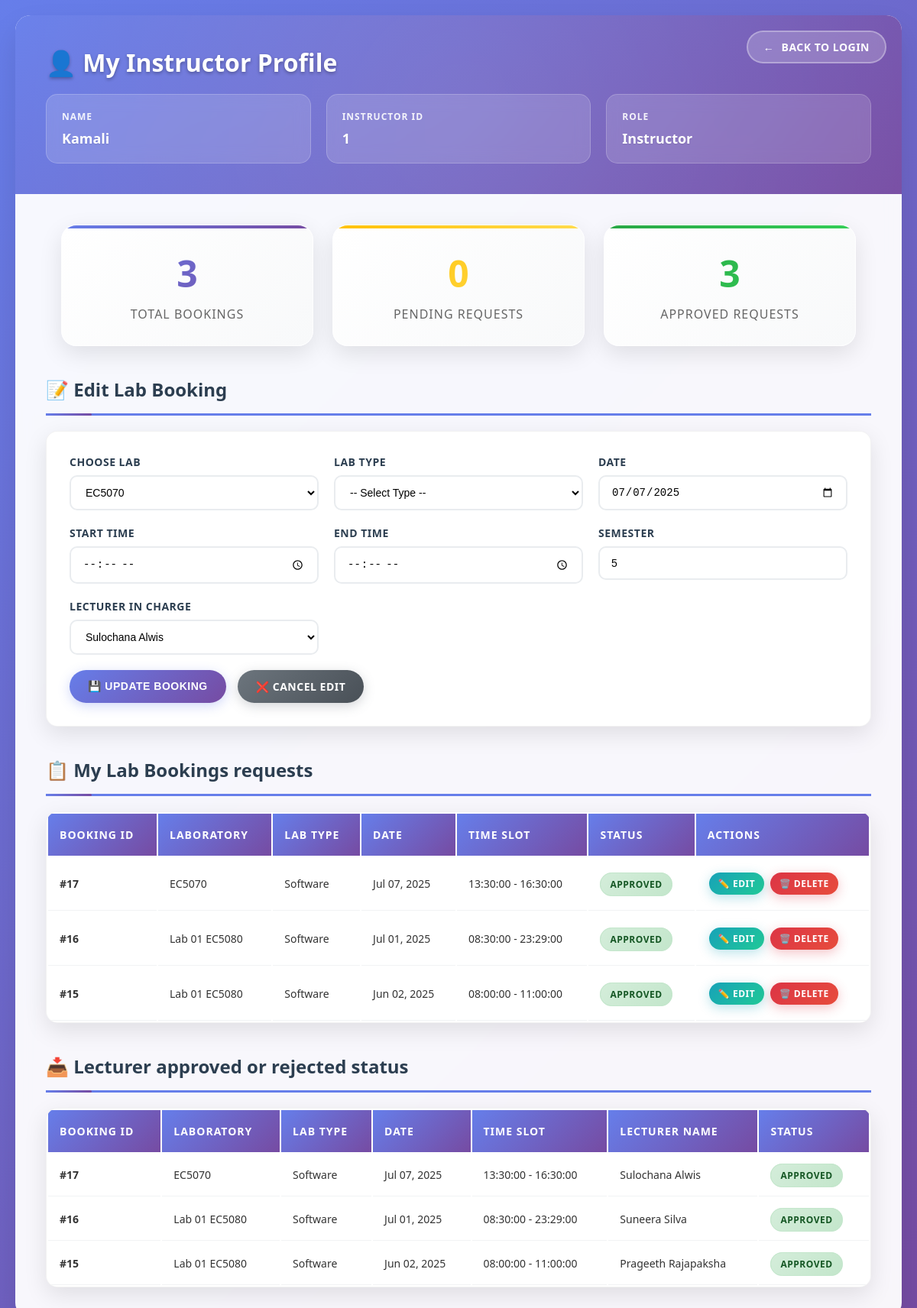
Screenshot of /lab_booking/dashboard_instructor.php?edit=17 (signed in) with the database file from the repository.
### tables this page shows
CREATE TABLE `instructor` (
  `Instructor_ID` int(11) NOT NULL,
  `Instructor_Name` varchar(100) DEFAULT NULL,
  `Instructor_Email` varchar(100) DEFAULT NULL,
  `password` varchar(4) NOT NULL
);

CREATE TABLE `lab_booking` (
  `Booking_ID` int(11) NOT NULL,
  `Request_Date` date DEFAULT NULL,
  `Start_time` time NOT NULL,
  `End_time` time NOT NULL,
  `Semester` int(11) NOT NULL,
  `Status` varchar(20) DEFAULT NULL,
  `Instructor_ID` int(11) DEFAULT NULL,
  `Lab_ID` int(11) DEFAULT NULL,
  `Lect_ID` int(11) DEFAULT NULL,
  `Lab_Type` enum('Software','Hardware','Network') NOT NULL
);

CREATE TABLE `lab` (
  `Lab_ID` int(11) NOT NULL,
  `Lab_Name` varchar(100) DEFAULT NULL,
  `Lab_Type` enum('Software','Hardware','Network') DEFAULT NULL,
  `To_ID` int(11) DEFAULT NULL,
  `Capacity` int(11) DEFAULT NULL,
  `Availability` varchar(20) DEFAULT NULL
);

CREATE TABLE `lecture` (
  `Lect_ID` int(11) NOT NULL,
  `Lect_Name` varchar(100) DEFAULT NULL,
  `Lect_Email` varchar(100) DEFAULT NULL,
  `password` varchar(4) NOT NULL
);

### lab_booking/dashboard_instructor.php (the view, shortened to what this page needs)
<?php
include 'db_connect.php';
$instructor_id = $_SESSION['id'];
$edit_id = isset($_GET['edit']) ? intval($_GET['edit']) : 0;
$edit_data = null;
$profile_query = $conn->query("SELECT Instructor_Name FROM instructor WHERE Instructor_ID = $instructor_id");
$profile = $profile_query->fetch_assoc();
$total_bookings = $conn->query("SELECT COUNT(*) as count FROM Lab_booking WHERE Instructor_ID = $instructor_id")->fetch_assoc()['count'];
$pending_bookings = $conn->query("SELECT COUNT(*) as count FROM Lab_booking WHERE Instructor_ID = $instructor_id AND Status = 'Pending'")->fetch_assoc()['count'];
$approved_bookings = $conn->query("SELECT COUNT(*) as count FROM Lab_booking WHERE Instructor_ID = $instructor_id AND Status = 'Approved'")->fetch_assoc()['count'];
$lecturers = $conn->query("SELECT Lect_ID, Lect_Name FROM lecture");
if ($edit_id > 0) {
    $stmt = $conn->prepare("SELECT * FROM Lab_booking WHERE Booking_ID=? AND Instructor_ID=?");
    $stmt->bind_param("ii", $edit_id, $instructor_id);
    $stmt->execute();
    $result = $stmt->get_result();
    $edit_data = $result->fetch_assoc();
}
?>
<!DOCTYPE html>
<html>
<head>
</head>
<body>
    <div class="container">
        <div class="profile-section">
            <a href="index.php" class="back-btn">Back to login</a>
            <h2>👤 My Instructor Profile</h2>
            <div class="profile-details">
                <div class="profile-item">
                    <div class="profile-label">Name</div>
                    <div class="profile-value"><?php echo htmlspecialchars($profile['Instructor_Name'] ?? 'N/A'); ?></div>
                </div>
                <div class="profile-item">
                    <div class="profile-label">Instructor ID</div>
                    <div class="profile-value"><?php echo htmlspecialchars($instructor_id); ?></div>
                </div>
                <div class="profile-item">
                    <div class="profile-label">Role</div>
                    <div class="profile-value">Instructor</div>
                </div>
            </div>
        </div>
        <div class="stats-section">
            <div class="stat-card total">
                <div class="stat-number"><?php echo $total_bookings; ?></div>
                <div class="stat-label">Total Bookings</div>
            </div>
            <div class="stat-card pending">
                <div class="stat-number"><?php echo $pending_bookings; ?></div>
                <div class="stat-label">Pending Requests</div>
            </div>
            <div class="stat-card approved">
                <div class="stat-number"><?php echo $approved_bookings; ?></div>
                <div class="stat-label">Approved Requests</div>
            </div>
        </div>
        <h3 class="section-title">📝 <?php echo $edit_data ? 'Edit Lab Booking' : 'Create New Lab Booking'; ?></h3>
        <div class="booking-form">
            <form method="POST" action="dashboard_instructor.php">
                <div class="form-grid">
                    <div class="form-group">
                        <label>Choose Lab</label>
                        <select name="lab_id" required>
                            <?php
                            $labs = $conn->query("SELECT Lab_ID, Lab_Name FROM Lab");
                            while ($lab = $labs->fetch_assoc()) {
                                $selected = ($edit_data && $edit_data['Lab_ID'] == $lab['Lab_ID']) ? "selected" : "";
                                echo "<option value='{$lab['Lab_ID']}' $selected>{$lab['Lab_Name']}</option>";
                            }
                            ?>
                        </select>
                    </div>
                    <div class="form-group">
                        <label>Lab Type</label>
                        <select name="lab_type" required>
                            <option value="">-- Select Type --</option>
                        </select>
                    </div>
                    <div class="form-group">
                        <label>Date</label>
                        <input type="date" name="date" value="<?php echo $edit_data['Request_Date'] ?? ''; ?>" required>
                    </div>
                    <div class="form-group">
                        <label>Start Time</label>
                        <input type="time" name="start_time" value="<?php echo $edit_data['Start_Time'] ?? ''; ?>" required>
                    </div>
                    <div class="form-group">
                        <label>End Time</label>
                        <input type="time" name="end_time" value="<?php echo $edit_data['End_Time'] ?? ''; ?>" required>
                    </div>
                    <div class="form-group">
                        <label>Semester</label>
                        <input type="number" name="semester" value="<?php echo $edit_data['Semester'] ?? ''; ?>" min="1" max="8" required>
                    </div>
                    <div class="form-group">
                        <label>Lecturer in Charge</label>
                        <select name="lecturer_in_charge" required>
                            <?php
                            if ($lecturers) {
                                while ($lec = $lecturers->fetch_assoc()) {
                                    $selected = ($edit_data && $edit_data['Lect_ID'] == $lec['Lect_ID']) ? "selected" : "";
                                    echo "<option value='{$lec['Lect_ID']}' $selected>{$lec['Lect_Name']}</option>";
                                }
                            }
                            ?>
                        </select>
                    </div>
                </div>
                <div class="form-actions">
                    <button type="submit" name="save_booking" class="btn btn-primary">
                        <?php echo $edit_data ? '💾 Update Booking' : '💾 Create Booking'; ?>
                    </button>
                    <?php if ($edit_data): ?>
                        <a href="dashboard_instructor.php" class="btn btn-secondary">❌ Cancel Edit</a>
                    <?php endif; ?>
                </div>
            </form>
        </div>
        <h3 class="section-title">📋 My Lab Bookings requests</h3>
        <table>
            <tr>
                <th>Booking ID</th>
                <th>Laboratory</th>
                <th>Lab Type</th>
                <th>Date</th>
                <th>Time Slot</th>
                <th>Status</th>
                <th>Actions</th>
            </tr>
            <?php
            $query = "
                SELECT B.Booking_ID, L.Lab_Name, L.Lab_Type, B.Request_Date, B.Start_Time, B.End_Time, B.Status
                FROM Lab_booking B
                JOIN Lab L ON B.Lab_ID = L.Lab_ID
                WHERE B.Instructor_ID = $instructor_id
                ORDER BY B.Request_Date DESC
            ";
            $result = $conn->query($query);
            if ($result && $result->num_rows > 0) {
                while ($row = $result->fetch_assoc()) {
                    $status_class = 'status-' . strtolower($row['Status']);
                    echo "<tr>
                        <td><strong>#{$row['Booking_ID']}</strong></td>
                        <td>{$row['Lab_Name']}</td>
                        <td>" . ucfirst($row['Lab_Type']) . "</td>
                        <td>" . date('M d, Y', strtotime($row['Request_Date'])) . "</td>
                        <td>{$row['Start_Time']} - {$row['End_Time']}</td>
                        <td><span class='$status_class'>{$row['Status']}</span></td>
                        <td>
                            <a href='dashboard_instructor.php?edit={$row['Booking_ID']}' class='action-btn edit-btn'>✏️ Edit</a>
                            <a href='dashboard_instructor.php?delete={$row['Booking_ID']}' onclick=\"return confirm('Are you sure you want to delete this booking?');\" class='action-btn delete-btn'>🗑️ Delete</a>
                        </td>
                    </tr>";
                }
            } else {
                echo "<tr><td colspan='7' class='no-data'>No bookings found. Create your first lab booking above!</td></tr>";
            }
            ?>
        </table>
        <h3 class="section-title">📥 Lecturer approved or rejected status </h3>
        <table>
            <tr>
                <th>Booking ID</th>
                <th>Laboratory</th>
                <th>Lab Type</th>
                <th>Date</th>
                <th>Time Slot</th>
                <th>Lecturer Name</th>
                <th>Status</th>
            </tr>
            <?php
            $query_lect = "
                SELECT B.Booking_ID, L.Lab_Name, L.Lab_Type, B.Request_Date, B.Start_Time, B.End_Time, Lec.Lect_Name, B.Status
                FROM Lab_booking B
                JOIN Lab L ON B.Lab_ID = L.Lab_ID
                JOIN lecture Lec ON B.Lect_ID = Lec.Lect_ID
                WHERE B.Instructor_ID = $instructor_id
                ORDER BY B.Request_Date DESC
            ";
            $result_lect = $conn->query($query_lect);
            if ($result_lect && $result_lect->num_rows > 0) {
                while ($row = $result_lect->fetch_assoc()) {
                    $status_class = 'status-' . strtolower($row['Status']);
                    echo "<tr>
                        <td><strong>#{$row['Booking_ID']}</strong></td>
                        <td>{$row['Lab_Name']}</td>
                        <td>" . ucfirst($row['Lab_Type']) . "</td>
                        <td>" . date('M d, Y', strtotime($row['Request_Date'])) . "</td>
                        <td>{$row['Start_Time']} - {$row['End_Time']}</td>
                        <td>{$row['Lect_Name']}</td>
                        <td><span class='$status_class'>{$row['Status']}</span></td>
                    </tr>";
                }
            } else {
                echo "<tr><td colspan='7' class='no-data'>No lecturer booking requests found.</td></tr>";
            }
            ?>
        </table>
    </div>
</body>
</html>

### rows the page displays
instructor: Instructor_Name "Kamali"
lab_booking: date "07/07/2025", semester "5", Booking_ID "17", Lab_ID.Lab_Name "EC5070", Lab_ID.Lab_Type "Software", Request_Date "Jul 07, 2025", Start_time "13:30:00", End_time "16:30:00", Status "APPROVED", Lect_ID.Lect_Name "Sulochana Alwis"
lab_booking: Booking_ID "16", Lab_ID.Lab_Name "Lab 01 EC5080", Lab_ID.Lab_Type "Software", Request_Date "Jul 01, 2025", Start_time "08:30:00", End_time "23:29:00", Status "APPROVED", Lect_ID.Lect_Name "Suneera Silva"
lab_booking: Booking_ID "15", Lab_ID.Lab_Name "Lab 01 EC5080", Lab_ID.Lab_Type "Software", Request_Date "Jun 02, 2025", Start_time "08:00:00", End_time "11:00:00", Status "APPROVED", Lect_ID.Lect_Name "Prageeth Rajapaksha"

### other values shown
$instructor_id "1"
$total_bookings "3"
$pending_bookings "0"
$approved_bookings "3"
form field lab_id "EC5070"
form field lecturer_in_charge "Sulochana Alwis"
